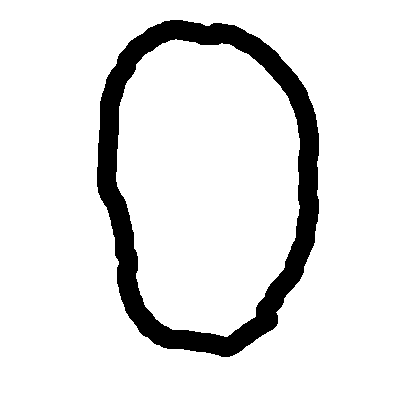
#> input picture data/custom/own_0.png, 400 x 400 px; its folder holds only this picture in this run
$ python test_blur.py   (older library calls are emulated)
#> lines starting #> are read from the running program, lines starting #| are printed output that depends on the picture; after the words box and inside, x2 and y2 are one past the last pixel; in counts of white or black regions, pixels touching at a corner belong together
### mlp_test/fli.py
# from https://github.com/openmachinesblog/tensorflow-mnist/blob/master/mnist.py by

import cv2
import numpy as np
import math
from scipy import ndimage


def shift(img,sx,sy):
    rows,cols = img.shape
    M = np.float32([[1,0,sx],[0,1,sy]])
    shifted = cv2.warpAffine(img,M,(cols,rows))
    return shifted

def getBestShift(img):
    cy,cx = ndimage.measurements.center_of_mass(img)
    rows,cols = img.shape
    shiftx = np.round(cols/2.0-cx).astype(int)
    shifty = np.round(rows/2.0-cy).astype(int)
    return shiftx,shifty

def processImg(img_dirpath, img_filename , save=False, save_path="../data/transform/", flatten = True):
    formattedImg = cv2.imread(img_dirpath + "/" + img_filename, cv2.CV_LOAD_IMAGE_GRAYSCALE)
    formattedImg = cv2.resize(255 - formattedImg, (28, 28))
    (thresh, formattedImg) = cv2.threshold(formattedImg, 128, 255, cv2.THRESH_BINARY | cv2.THRESH_OTSU)

    while np.sum(formattedImg[0]) == 0:
        formattedImg = formattedImg[1:]

    while np.sum(formattedImg[:, 0]) == 0:
        formattedImg = np.delete(formattedImg, 0, 1)

    while np.sum(formattedImg[-1]) == 0:
        formattedImg = formattedImg[:-1]

    while np.sum(formattedImg[:, -1]) == 0:
        formattedImg = np.delete(formattedImg, -1, 1)

    rows, cols = formattedImg.shape

    if rows > cols:
        factor = 20.0 / rows
        rows = 20
        cols = int(round(cols * factor))
        # first cols than rows
        formattedImg = cv2.resize(formattedImg, (cols, rows))
    else:
        factor = 20.0 / cols
        cols = 20
        rows = int(round(rows * factor))
        # first cols than rows
        formattedImg = cv2.resize(formattedImg, (cols, rows))

    colsPadding = (int(math.ceil((28 - cols) / 2.0)), int(math.floor((28 - cols) / 2.0)))
    rowsPadding = (int(math.ceil((28 - rows) / 2.0)), int(math.floor((28 - rows) / 2.0)))
    formattedImg = np.lib.pad(formattedImg, (rowsPadding, colsPadding), 'constant')

    shiftx, shifty = getBestShift(formattedImg)
    shifted = shift(formattedImg, shiftx, shifty)
    formattedImg = shifted

    # save the processed images
    if save:
        cv2.imwrite(save_path + 'trans_' + img_filename, formattedImg)
    if flatten:
        return formattedImg.flatten() / 255.0
    return formattedImg

### playground/test_blur.py
import gzip
import cPickle as pickle
import cv2
import matplotlib.pyplot as plt
import numpy as np
from scipy import ndimage, misc
import sys
sys.path.insert(0, '../mlp_test')
import fli

# [11 lines of commented-out code are left out]

from os import listdir
from os import remove
from os.path import isfile, join
path = '../data/custom/'
files = [f for f in listdir(path) if isfile(join(path, f)) and 'blur' in f]
for file in files:
    remove(path+file)


blur=1

files = [f for f in listdir(path) if isfile(join(path, f)) and 'blur' not in f]
for file in files:
    test_img_value = filter(str.isdigit, file)
    test_img = fli.processImg(path, file, flatten=False)
#> in processImg, `formattedImg = cv2.imread(img_dirpath + "/" + img_filename, cv2.CV_LOA..`: formattedImg: shape (400, 400); 89.5% white; 1 black region, box (x1, y1, x2, y2) and area: (97, 20, 319, 357) 16796
#> in processImg, `(thresh, formattedImg) = cv2.threshold(formattedImg, 128, 255, cv2.THR..`:
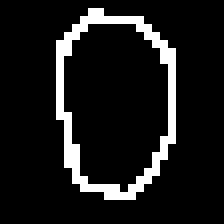
#> formattedImg: shape (28, 28) (shown 8 times larger); 10.1% white in thin lines or dots, all inside (x1, y1, x2, y2) = (7, 1, 22, 25)
#> in processImg, `(thresh, formattedImg) = cv2.threshold(formattedImg, 128, 255, cv2.THR..`: thresh = 100
#> the loop in processImg, `while np.sum(formattedImg[0]) == 0:` made 1 pass
#> the loop in processImg, `while np.sum(formattedImg[:, 0]) == 0:` made 7 passes
#> after the loop in processImg, `while np.sum(formattedImg[:, 0]) == 0:`:
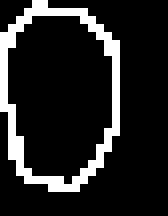
#> formattedImg: shape (27, 21) (shown 8 times larger); 13.9% white in thin lines or dots, all inside (x1, y1, x2, y2) = (0, 0, 15, 24)
#> the loop in processImg, `while np.sum(formattedImg[-1]) == 0:` made 3 passes
#> pass 3, in processImg, `formattedImg = formattedImg[:-1]`:
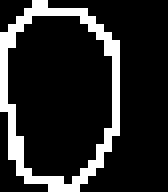
#> formattedImg: shape (24, 21) (shown 8 times larger); 15.7% white in thin lines or dots, all inside (x1, y1, x2, y2) = (0, 0, 15, 24)
#> the loop in processImg, `while np.sum(formattedImg[:, -1]) == 0:` made 6 passes
#> pass 1, in processImg, `formattedImg = np.delete(formattedImg, -1, 1)`:
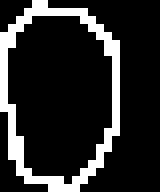
#> formattedImg: shape (24, 20) (shown 8 times larger); 16.5% white in thin lines or dots, all inside (x1, y1, x2, y2) = (0, 0, 15, 24)
#> in processImg, `formattedImg = np.lib.pad(formattedImg, (rowsPadding, colsPadding), 'c..`:
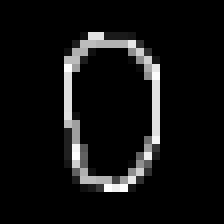
#> formattedImg: shape (28, 28) (shown 8 times larger); min 0, max 255, mean 17.2
#> in getBestShift, `cy,cx = ndimage.measurements.center_of_mass(img)`: cy = 13.46; cx = 13.36
#> in getBestShift, `shiftx = np.round(cols/2.0-cx).astype(int)`: shiftx = 1
#> in shift, `M = np.float32([[1,0,sx],[0,1,sy]])`: M = [[1, 0, 1], [0, 1, 1]]
#> in shift, `shifted = cv2.warpAffine(img,M,(cols,rows))`:
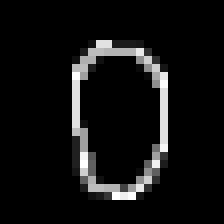
#> shifted: shape (28, 28) (shown 8 times larger); min 0, max 255, mean 17.2
    i = file.find('.')
    img_blurred = np.invert(ndimage.gaussian_filter(test_img.reshape((28, 28)), blur))
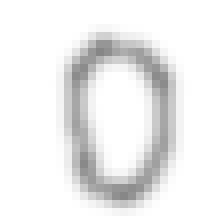
#> img_blurred: shape (28, 28) (shown 8 times larger); min 134, max 255, mean 238.2
    cv2.imwrite('../data/custom/' + file[:i] + '_blur_a.png', img_blurred)

# [47 lines of commented-out code are left out]

$ run again, on data/custom/own_4.png
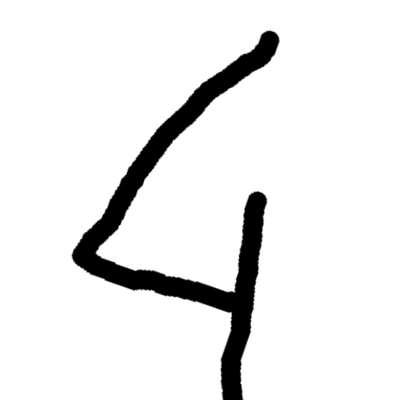
#> input picture data/custom/own_4.png, 400 x 400 px
#> in processImg, formattedImg is the input picture: shape (400, 400); min 0, max 255, mean 234.2
#> in processImg, `(thresh, formattedImg) = cv2.threshold(formattedImg, 128, 255, cv2.THR..`:
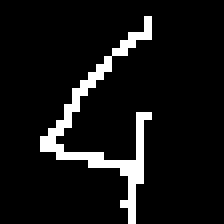
#> formattedImg: shape (28, 28) (shown 8 times larger); 7.9% white in thin lines or dots, all inside (x1, y1, x2, y2) = (5, 2, 19, 28)
#> thresh = 110
#> the loop in processImg, `while np.sum(formattedImg[0]) == 0:` made 2 passes
#> the loop in processImg, `while np.sum(formattedImg[:, 0]) == 0:` made 5 passes
#> the loop in processImg, `while np.sum(formattedImg[:, -1]) == 0:` made 9 passes
#> cy = 13.98; cx = 14.88
#> in getBestShift, `shiftx = np.round(cols/2.0-cx).astype(int)`: shiftx = -1
#> in getBestShift, `shifty = np.round(rows/2.0-cy).astype(int)`: shifty = 0
#> in processImg, `shiftx, shifty = getBestShift(formattedImg)`: shiftx = -1; shifty = 0
#> M = [[1, 0, -1], [0, 1, 0]]
#> `img_blurred = np.invert(ndimage.gaussian_filter(test_img.reshape((28, ..`:
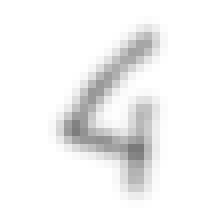
#> img_blurred: shape (28, 28) (shown 8 times larger); min 122, max 255, mean 243.3

$ run again, on data/custom/own_5.png
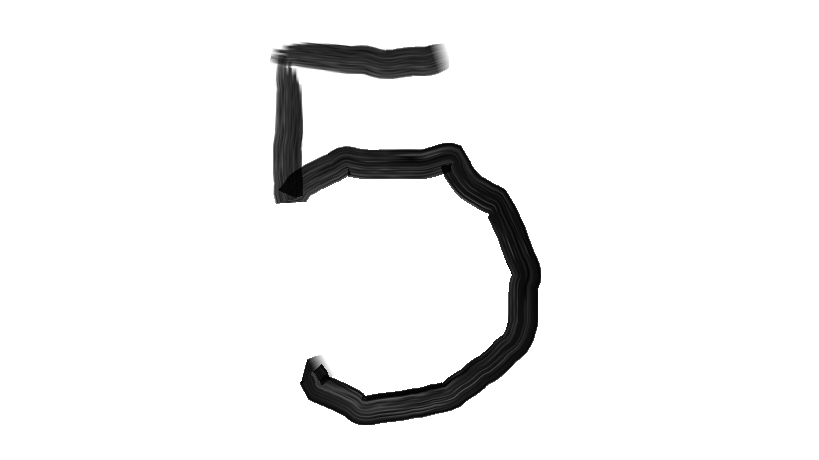
#> input picture data/custom/own_5.png, 819 x 460 px
#> in processImg, formattedImg is the input picture: shape (460, 819); min 1, max 255, mean 239.7
#> thresh = 78
#> the loop in processImg, `while np.sum(formattedImg[0]) == 0:` made 3 passes
#> the loop in processImg, `while np.sum(formattedImg[:, 0]) == 0:` made 9 passes
#> the loop in processImg, `while np.sum(formattedImg[-1]) == 0:` made 2 passes
#> the loop in processImg, `while np.sum(formattedImg[:, -1]) == 0:` made 10 passes
#> cy = 12.58; cx = 13.53
#> in getBestShift, `shiftx = np.round(cols/2.0-cx).astype(int)`: shiftx = 0
#> in getBestShift, `shifty = np.round(rows/2.0-cy).astype(int)`: shifty = 1
#> in processImg, `shiftx, shifty = getBestShift(formattedImg)`: shiftx = 0; shifty = 1
#> M = [[1, 0, 0], [0, 1, 1]]
#> `img_blurred = np.invert(ndimage.gaussian_filter(test_img.reshape((28, ..`:
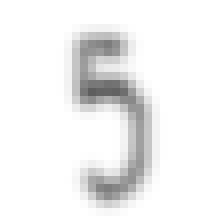
#> img_blurred: shape (28, 28) (shown 8 times larger); min 94, max 255, mean 240.9
